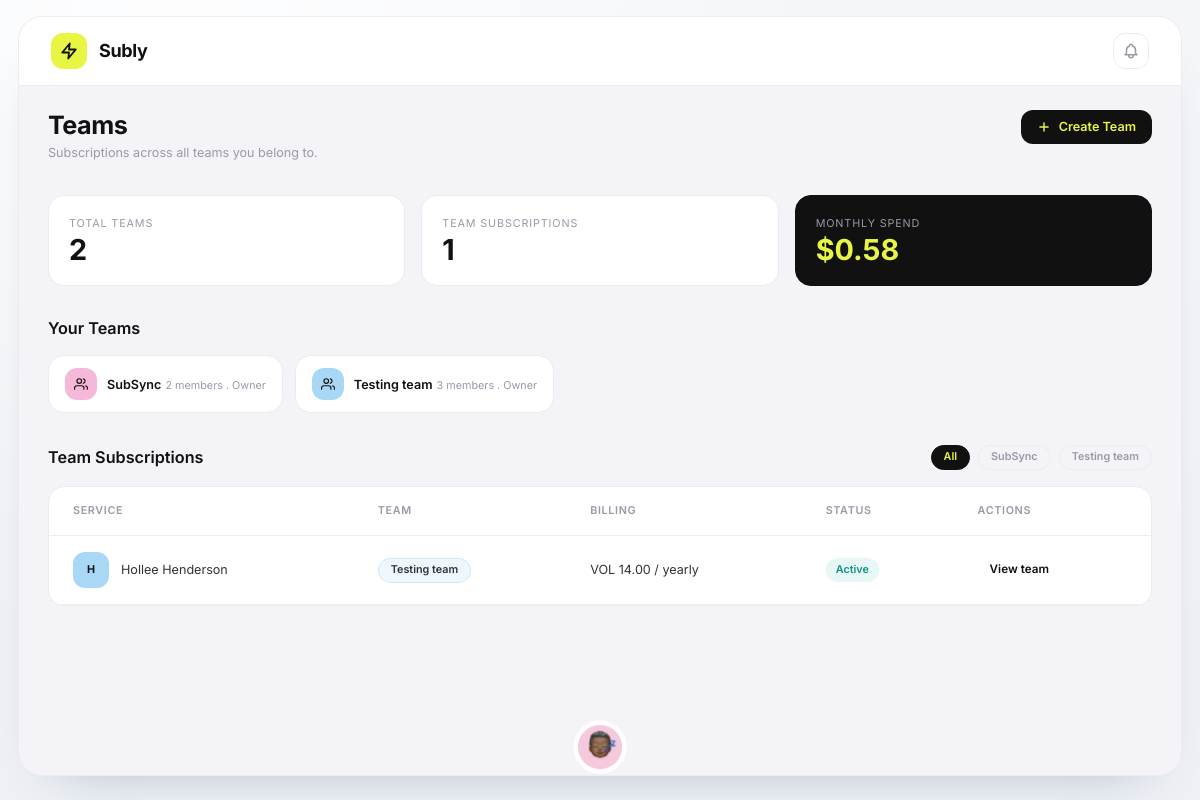
Page /accounts/teams/ (signed in) on the committed database.
### accounts/models.py (models this page shows, shortened)
class Team(models.Model):
    name = models.CharField(max_length=120)
    created_by = models.ForeignKey(
        'accounts.User',
        on_delete=models.CASCADE,
        related_name='owned_teams',
    )
    created_at = models.DateTimeField(auto_now_add=True)
    updated_at = models.DateTimeField(auto_now=True)
    class Meta:
        ordering = ['name', 'id']

class TeamMembership(models.Model):
    ROLE_OWNER = 'owner'
    ROLE_MEMBER = 'member'
    ROLE_CHOICES = [
        (ROLE_OWNER, 'Owner'),
        (ROLE_MEMBER, 'Member'),
    ]
    team = models.ForeignKey(
        Team,
        on_delete=models.CASCADE,
        related_name='memberships',
    )
    user = models.ForeignKey(
        'accounts.User',
        on_delete=models.CASCADE,
        related_name='team_memberships',
    )
    role = models.CharField(max_length=20, choices=ROLE_CHOICES, default=ROLE_MEMBER)
    invited_by = models.ForeignKey(
        'accounts.User',
        on_delete=models.SET_NULL,
        null=True,
        blank=True,
        related_name='team_memberships_invited',
    )
    joined_at = models.DateTimeField(default=timezone.now)
    class Meta:
        unique_together = ['team', 'user']
        ordering = ['team_id', 'user_id']

### subscriptions/models.py (models this page shows, shortened)
class Subscription(models.Model):
    BILLING_CYCLE_CHOICES = [
        ('weekly', 'Weekly'),
        ('monthly', 'Monthly'),
        ('yearly', 'Yearly'),
    ]
    STATUS_CHOICES = [
        ('active', 'Active'),
        ('cancelled', 'Cancelled'),
        ('paused', 'Paused'),
    ]
    user = models.ForeignKey(settings.AUTH_USER_MODEL, on_delete=models.CASCADE, related_name='subscriptions')
    team = models.ForeignKey(
        'accounts.Team',
        on_delete=models.CASCADE,
        null=True,
        blank=True,
        related_name='subscriptions',
    )
    service_name = models.CharField(max_length=100)
    display_color = models.CharField(
        max_length=7,
        blank=True,
        default="",
        validators=[
            RegexValidator(
                r"^#[0-9A-Fa-f]{6}$",
                "Enter a valid 6-digit hex color.",
            )
        ],
        help_text="Optional custom light color for subscription cards.",
    )
    plan_name = models.CharField(max_length=100, blank=True, null=True, help_text="e.g. Basic, Premium, Family Plan")
    category = models.CharField(max_length=50, help_text="e.g. Streaming, Utilities, Software")
    billing_cycle = models.CharField(max_length=10, choices=BILLING_CYCLE_CHOICES)
    cost = models.DecimalField(max_digits=10, decimal_places=2)
    user_cost = models.DecimalField(max_digits=10, decimal_places=2, default=0, help_text="The amount the user actually pays")
    is_shared = models.BooleanField(default=False)
    split_type = models.CharField(
        max_length=10,
        choices=[('equal', 'Equal Split'), ('custom', 'Custom Split')],
        default='equal'
    )
    currency = models.CharField(max_length=3, default='USD')
    start_date = models.DateField()
    renewal_date = models.DateField(null=True, blank=True)
    renewal_time = models.TimeField(
        null=True,
        blank=True,
        default=time(15, 0),  # Default to 3:00 PM
        help_text="Setting the time defines the exact time subscription is ending. Notifications will be sent at this time 3 days before renewal."
    )
    status = models.CharField(max_length=10, choices=STATUS_CHOICES, default='active')
    notes = models.TextField(blank=True, null=True)
    created_at = models.DateTimeField(auto_now_add=True)
    updated_at = models.DateTimeField(auto_now=True)
    reminders_enabled = models.BooleanField(
        default=True,
        help_text="Whether to send renewal notifications for this subscription."
    )
    card = models.ForeignKey(Card, on_delete=models.SET_NULL, null=True, blank=True, related_name='subscriptions')
    account_email = models.CharField(max_length=255, blank=True, null=True)
    account_password = models.CharField(max_length=512, blank=True, null=True)
    def get_fallback_icon(self):
        return self.service_name[0].upper() if self.service_name else 'S'
    class Meta:
        ordering = ['renewal_date']

### accounts/views.py (the view)
# urls.py: path('teams/', views.teams_overview, name='teams_overview'),
@login_required
def teams_overview(request):
    return render(
        request,
        'accounts/teams_overview.html',
        _build_teams_overview_context(request, teams_ui_mode='overview'),
    )

### accounts/avatar_utils.py (called while the page is built)
def _stable_digest(seed):
    normalized_seed = (seed or "").strip() or "anonymous-user"
    return hashlib.sha256(normalized_seed.encode("utf-8")).hexdigest()

def normalize_avatar_background(background_key):
    key = (background_key or "").strip().lower()
    if key in _AVATAR_BACKGROUND_KEYS:
        return key
    return DEFAULT_AVATAR_BACKGROUND

def get_avatar_background_color(background_key):
    key = normalize_avatar_background(background_key)
    return _AVATAR_BACKGROUND_COLORS.get(
        key, _AVATAR_BACKGROUND_COLORS[DEFAULT_AVATAR_BACKGROUND]
    )

def _select_memoji_path(seed):
    catalog = _memoji_path_catalog()
    male_files = catalog["male_memoji"]
    female_files = catalog["female_memoji"]
    digest = _stable_digest(seed)
    bucket = int(digest[:16], 16)
    if male_files and female_files:
        folder = "male_memoji" if bucket % 2 == 0 else "female_memoji"
    elif male_files:
        folder = "male_memoji"
    elif female_files:
        folder = "female_memoji"
    else:
        return ""
    files = catalog[folder]
    file_index = int(digest[16:32], 16) % len(files)
    return files[file_index]

def normalize_avatar_choice(avatar_choice):
    value = unquote((avatar_choice or "").strip()).replace("\\", "/")
    if value.startswith("/"):
        value = value[1:]
    if value.startswith("static/"):
        value = value[7:]
    return value

def is_valid_avatar_choice(avatar_choice):
    normalized = normalize_avatar_choice(avatar_choice)
    if not normalized:
        return False
    return normalized in _memoji_path_set()

def build_avatar_url_from_path(avatar_path):
    normalized = normalize_avatar_choice(avatar_path)
    if not is_valid_avatar_choice(normalized):
        return ""
    return quote(static(normalized), safe="/:%?&=#")

def build_user_avatar_path(user):
    selected_choice = normalize_avatar_choice(getattr(user, "avatar_choice", ""))
    if is_valid_avatar_choice(selected_choice):
        return selected_choice
    seed = f"{getattr(user, 'pk', '')}:{getattr(user, 'email', '')}"
    return _select_memoji_path(seed)

def build_user_avatar_url(user):
    avatar_static_path = build_user_avatar_path(user)
    if not avatar_static_path:
        return ""
    return build_avatar_url_from_path(avatar_static_path)

### accounts/models.py (called while the page is built)
    @property
    def avatar_url(self):
        return build_user_avatar_url(self)

    @property
    def avatar_background_color(self):
        return get_avatar_background_color(getattr(self, 'avatar_background', ''))

### templates/accounts/teams_overview.html (shortened to what this page needs)
{% extends "accounts/teams_base.html" %}
{% block teams_content %}
<div
    id="teams-overview-root"
    data-overview-url="{% url 'accounts:teams_overview' %}"
    data-create-url="{% url 'accounts:team_create' %}"
    data-teams-mode="{{ teams_ui_mode|default:'overview' }}"
>
    <section data-teams-overview-pane class="teams-overview-pane {% if teams_ui_mode == 'create' %}is-hidden{% endif %}">
        <div class="teams-page-head">
            <div>
                <h1 class="teams-page-title">Teams</h1>
                <p class="teams-page-subtitle">Subscriptions across all teams you belong to.</p>
            </div>
            <button type="button" class="teams-btn" data-teams-open-create>
                <svg viewBox="0 0 24 24" fill="none" stroke="currentColor" stroke-width="2.5" stroke-linecap="round" stroke-linejoin="round">
                    <line x1="12" y1="5" x2="12" y2="19"></line>
                    <line x1="5" y1="12" x2="19" y2="12"></line>
                </svg>
                <span>Create Team</span>
            </button>
        </div>
        <div class="teams-stats-grid">
            <article class="teams-stat-card">
                <p class="teams-stat-label">Total Teams</p>
                <p class="teams-stat-value">{{ team_cards|length }}</p>
            </article>
            <article class="teams-stat-card">
                <p class="teams-stat-label">Team Subscriptions</p>
                <p class="teams-stat-value">{{ team_subscriptions|length }}</p>
            </article>
            <article class="teams-stat-card is-dark">
                <p class="teams-stat-label">Monthly Spend</p>
                <p class="teams-stat-value">${{ teams_monthly_spend|floatformat:2 }}</p>
            </article>
        </div>
        <section>
            <h2 class="teams-section-title">Your Teams</h2>
            {% if team_cards %}
            <div class="teams-cards-row">
                {% for card in team_cards %}
                <a href="{% url 'accounts:team_detail' card.team.pk %}" class="teams-team-card">
                    <span class="teams-team-icon" style="background: {{ card.accent_color }};">
                        <svg viewBox="0 0 24 24" fill="none" stroke="currentColor" stroke-width="2" stroke-linecap="round" stroke-linejoin="round">
                            <path d="M17 21v-2a4 4 0 0 0-4-4H5a4 4 0 0 0-4 4v2"></path>
                            <circle cx="9" cy="7" r="4"></circle>
                            <path d="M23 21v-2a4 4 0 0 0-3-3.87"></path>
                            <path d="M16 3.13a4 4 0 0 1 0 7.75"></path>
                        </svg>
                    </span>
                    <span class="teams-team-meta">
                        <span class="teams-team-name">{{ card.team.name }}</span>
                        <span class="teams-team-sub">{{ card.member_count }} members . {{ card.role|title }}</span>
                    </span>
                </a>
                {% endfor %}
            </div>
            {% else %}
            <div class="teams-empty-box">
                You are not in any teams yet.
            </div>
            {% endif %}
        </section>
        <section>
            <div class="teams-subscription-head">
                <h2 class="teams-section-title" style="margin-bottom:0;">Team Subscriptions</h2>
                <div class="teams-chip-row">
                    <button type="button" class="teams-chip is-active" data-team-filter="all">All</button>
                    {% for card in team_cards %}
                    <button
                        type="button"
                        class="teams-chip"
                        data-team-filter="{{ card.team.id }}"
                        data-team-color
                        style="--chip-color: {{ card.accent_color }};"
                    >
                        {{ card.team.name }}
                    </button>
                    {% endfor %}
                </div>
            </div>
            <div class="teams-table-wrap">
                <table class="teams-table">
                    <thead>
                        <tr>
                            <th>Service</th>
                            <th>Team</th>
                            <th>Billing</th>
                            <th>Status</th>
                            <th>Actions</th>
                        </tr>
                    </thead>
                    <tbody>
                        {% if team_subscription_rows %}
                            {% for row in team_subscription_rows %}
                            {% with sub=row.subscription %}
                            <tr class="teams-table-row" data-team-row="{{ sub.team_id }}">
                                <td>
                                    <span class="teams-table-service">
                                        <span class="teams-service-icon" style="background: {{ row.accent_color }};">{{ sub.get_fallback_icon }}</span>
                                        <span>{{ sub.service_name }}</span>
                                    </span>
                                </td>
                                <td>
                                    <a href="{% url 'accounts:team_detail' sub.team.pk %}" class="teams-chip" style="text-decoration:none; --chip-color: {{ row.accent_color }}; color:#333; border-color: {{ row.accent_color }}77; background: {{ row.accent_color }}33;">
                                        {{ sub.team.name }}
                                    </a>
                                </td>
                                <td>{{ sub.currency }} {{ sub.cost }} / {{ sub.billing_cycle }}</td>
                                <td>
                                    <span class="teams-table-status {% if sub.status == 'active' %}teams-status-active{% elif sub.status == 'cancelled' or sub.status == 'paused' %}teams-status-cancelled{% else %}teams-status-default{% endif %}">
                                        {{ sub.status|title }}
                                    </span>
                                </td>
                                <td>
                                    <a href="{% url 'accounts:team_detail' sub.team.pk %}" class="teams-btn-secondary" style="padding:8px 12px; font-size:0.8125rem; border:0; background:transparent;">
                                        View team
                                    </a>
                                </td>
                            </tr>
                            {% endwith %}
                            {% endfor %}
                        {% else %}
                            <tr data-team-empty>
                                <td colspan="5" style="text-align:center; color:var(--teams-muted);">No team subscriptions yet.</td>
                            </tr>
                        {% endif %}
                    </tbody>
                </table>
            </div>
        </section>
    </section>
</div>
{% endblock %}

### templates/base.html (style rules this page uses)
:root { --tabbar-dock-bg: rgba(255, 255, 255, 0.58); --tabbar-dock-border: rgba(255, 255, 255, 0.72); --tabbar-dock-shadow: 0 24px 60px rgba(15, 23, 42, 0.14); --tabbar-active-1: #2a2d35; --tabbar-active-2: #15171c; --tabbar-accent: #e8f542; --tabbar-muted: #6f7787; }
html.app-auth-layout { font-size: 14.4px; overflow-x: hidden; background: #edf1f6; }
html.app-auth-layout, html.app-auth-layout body { max-width: 100%; overflow-x: hidden !important; overflow-x: clip !important; }
html.app-auth-layout body { position: relative; background: radial-gradient(circle at 15% -10%, rgba(255, 255, 255, 0.92), rgba(255, 255, 255, 0) 48%), linear-gradient(180deg, #f4f6fa 0%, #edf1f6 100%); }
html.app-auth-layout body::before { content: ""; position: fixed; inset: 0; pointer-events: none; background: linear-gradient(120deg, rgba(255, 255, 255, 0.45), rgba(255, 255, 255, 0) 30%), radial-gradient(circle at 92% 88%, rgba(226, 232, 240, 0.36), rgba(226, 232, 240, 0) 40%); z-index: -1; }

### rows in the picture
Team: team.name "SubSync", member_count "2", role "Owner"
Team: team.name "Testing team", member_count "3", role "Owner"
Subscription: subscription.get_fallback_icon "H", subscription.service_name "Hollee Henderson", subscription.team.name "Testing team", subscription.currency "VOL", subscription.cost "14.00", subscription.billing_cycle "yearly", subscription.status "Active"

### other values in the picture
{{ team_cards|length }} "2"
{{ team_subscriptions|length }} "1"
{{ teams_monthly_spend|floatformat:2 }} "0.58"
